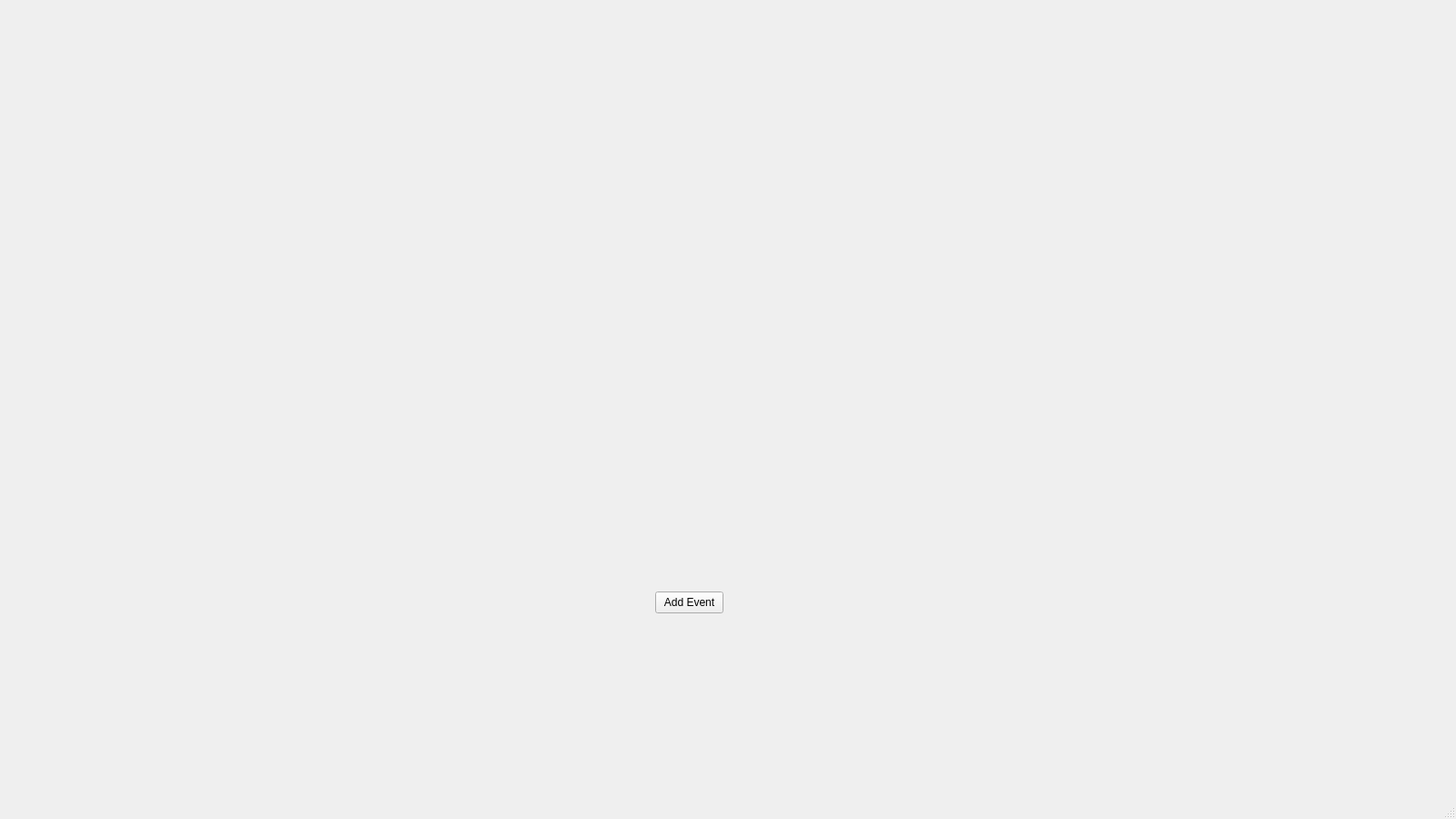
<?xml version="1.0" encoding="UTF-8"?>
<ui version="4.0">
 <class>MainWindow</class>
 <widget class="QMainWindow" name="MainWindow">
  <property name="geometry">
   <rect>
    <x>0</x>
    <y>0</y>
    <width>1600</width>
    <height>900</height>
   </rect>
  </property>
  <property name="minimumSize">
   <size>
    <width>1600</width>
    <height>900</height>
   </size>
  </property>
  <property name="windowTitle">
   <string>MainWindow</string>
  </property>
  <widget class="QWidget" name="centralwidget">
   <widget class="QPushButton" name="btn_add_event">
    <property name="geometry">
     <rect>
      <x>720</x>
      <y>650</y>
      <width>75</width>
      <height>24</height>
     </rect>
    </property>
    <property name="text">
     <string>Add Event</string>
    </property>
   </widget>
   <widget class="QWidget" name="widget" native="true">
    <property name="geometry">
     <rect>
      <x>250</x>
      <y>90</y>
      <width>931</width>
      <height>461</height>
     </rect>
    </property>
    <widget class="QWidget" name="verticalLayoutWidget">
     <property name="geometry">
      <rect>
       <x>420</x>
       <y>40</y>
       <width>881</width>
       <height>401</height>
      </rect>
     </property>
     <layout class="QVBoxLayout" name="vbox_events"/>
    </widget>
   </widget>
  </widget>
  <widget class="QMenuBar" name="menubar">
   <property name="geometry">
    <rect>
     <x>0</x>
     <y>0</y>
     <width>1600</width>
     <height>22</height>
    </rect>
   </property>
  </widget>
  <widget class="QStatusBar" name="statusbar"/>
 </widget>
 <resources/>
 <connections/>
</ui>
